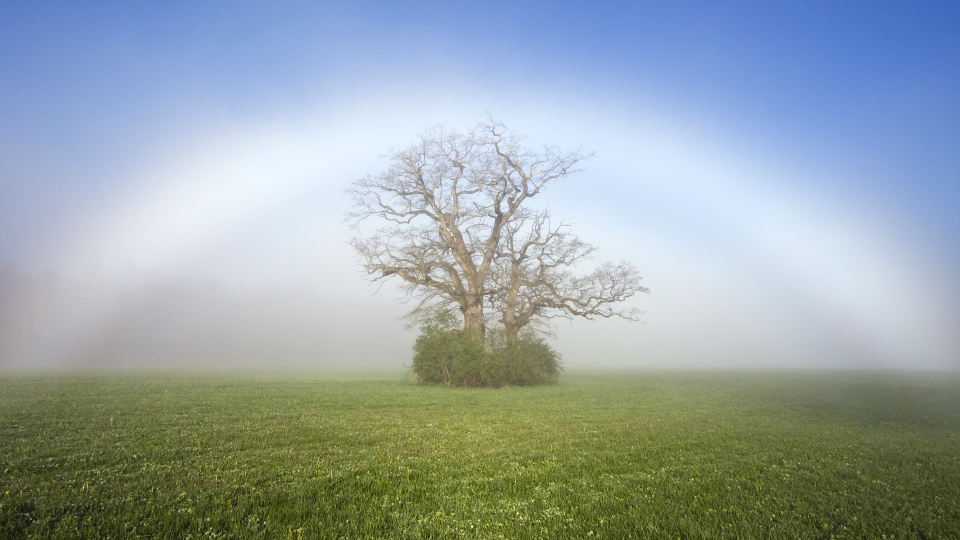
#> input picture 009.jpg, 1920 x 1080 px (shown at 1/2 size)
$ python 015.PY
#> lines starting #> are read from the running program, lines starting #| are printed output that depends on the picture; after the words box and inside, x2 and y2 are one past the last pixel; in counts of white or black regions, pixels touching at a corner belong together
import cv2
import numpy as np

# 读取一张照片
frame = cv2.imread('009.jpg')
#> frame is the input picture: shape (1080, 1920, 3); mean B, G, R 167.5, 165.1, 152.1
frame=cv2.resize(frame,(600,400))
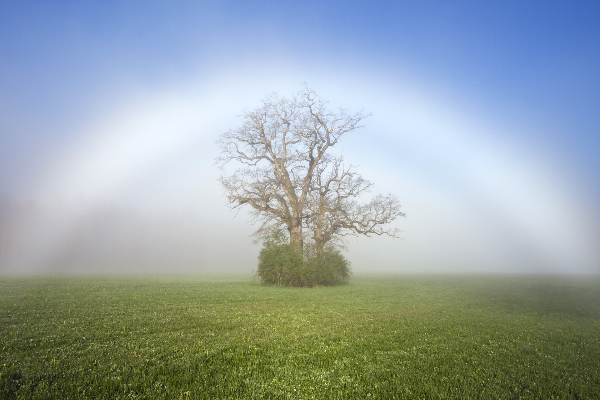
#> frame: shape (400, 600, 3); mean B, G, R 167.4, 165, 152
#转换到HSV
hsv=cv2.cvtColor(frame,cv2.COLOR_BGR2HSV)
#> hsv: shape (400, 600, 3); mean H, S, V 79.4, 74.2, 184.2
#设定蓝色的阈值
lower_blue=np.array([110,50,50])
upper_blue=np.array([130,255,255])

#根据阈值构建掩模
mask=cv2.inRange(hsv,lower_blue,upper_blue)
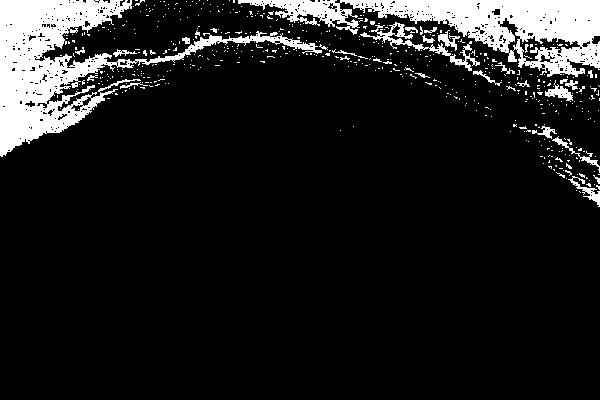
#> mask: shape (400, 600); 11.4% white; 537 white regions (508 under 20 px), largest, box (x1, y1, x2, y2) and area: (0, 0, 322, 157) 12611, (238, 0, 600, 77) 10543, (360, 22, 480, 71) 847

#对原图像和掩模进行位运算
res=cv2.bitwise_and(frame,frame,mask=mask)
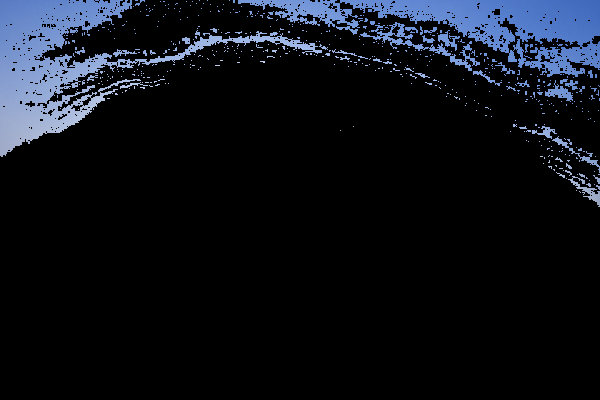
#> res: shape (400, 600, 3); mean B, G, R 24, 17.1, 13.6

#显示图像
cv2.imshow('frame',frame)
cv2.imshow('mask',mask)
cv2.imshow('res',res)
cv2.waitKey()

#关闭窗口
cv2.destroyAllWindows()
